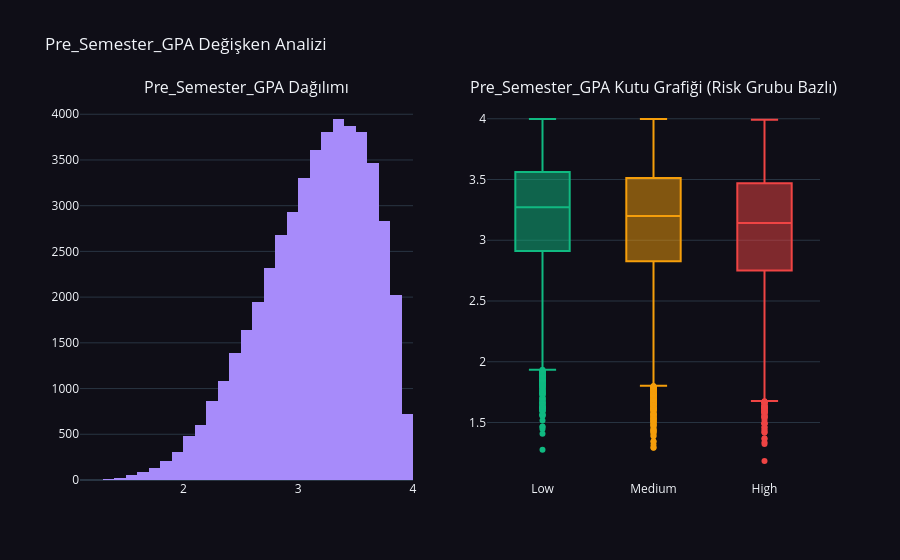
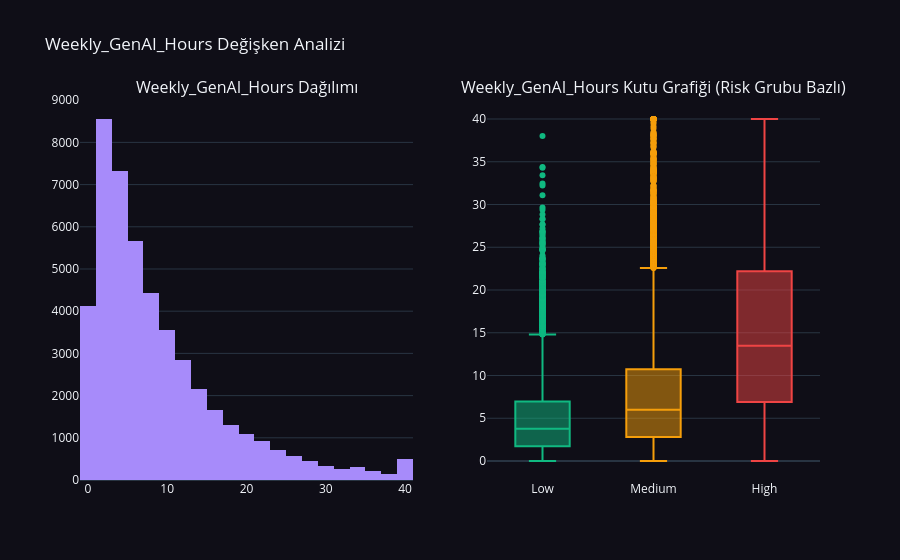
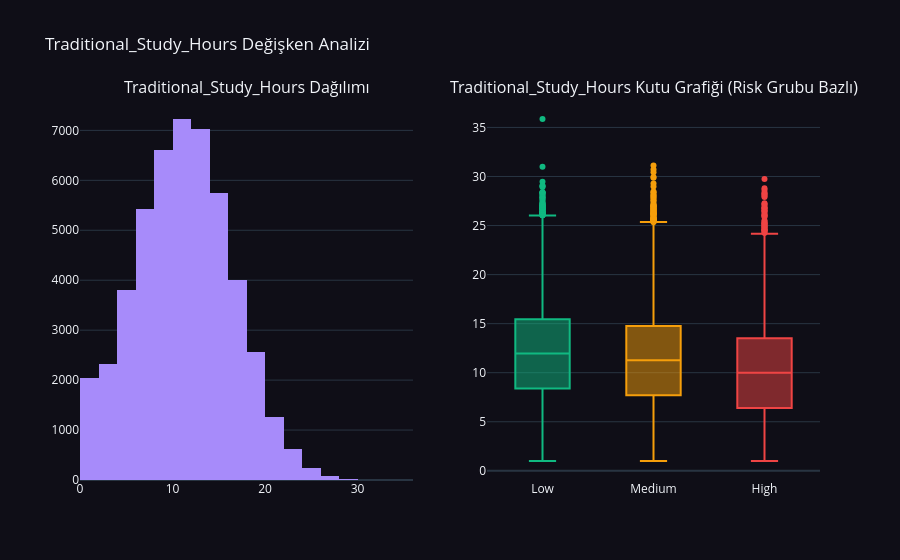
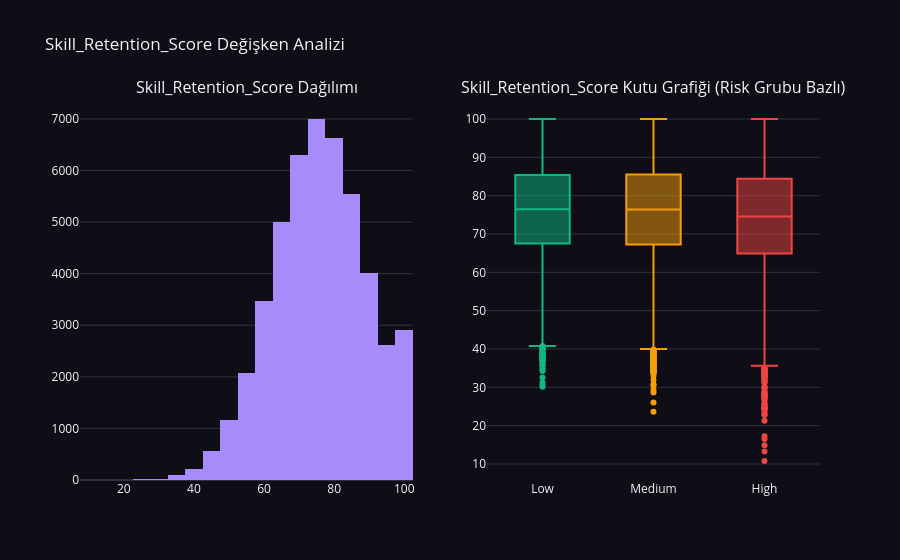

These figures' notebook cell, in order:
### Markdown cell above
<div style="background:linear-gradient(135deg,#0d1117 0%,#161b22 100%);padding:20px 24px;border-radius:12px;border:1px solid rgba(167,139,250,0.15);margin-top:12px;box-shadow:0 4px 20px rgba(0,0,0,0.3);">
<div style="display:flex;align-items:center;gap:8px;margin-bottom:10px;">
<div style="width:3px;height:18px;background:linear-gradient(180deg,#a78bfa,#7c3aed);border-radius:1.5px;flex-shrink:0;"></div>
<h4 style="color:#c7d2fe;font-size:0.95em;font-weight:700;margin:0;">Veri Analisti Yorumu</h4>
</div>
<p style="color:#cbd5e1;font-size:0.83em;line-height:1.5;margin:0;">
Eksik değerlerin dağılım analizi, veri setindeki 9 değişkenin tamamında (Pre_Semester_GPA, Post_Semester_GPA, Weekly_GenAI_Hours, Skill_Retention_Score, Tool_Diversity, Paid_Subscription, Traditional_Study_Hours, Perceived_AI_Dependency, Anxiety_Level_During_Exams) %1 ile %6 arasında değişen hafif eksiklikler olduğunu göstermektedir. Bu dağınık ve düşük oranlı eksik değer yapısı, veri toplama sürecindeki sistemsel kayıt kesintileri veya anket doldurmama eğilimi gibi <strong>rastgele hatalara (MCAR - Missing Completely at Random)</strong> işaret etmektedir. Bu durum veri setimizin temsil gücünü olumsuz etkilemez. Modelleme öncesi veri kaybını önlemek için satır silme yerine, sayısal değişkenler için <strong>Median Imputer</strong>, kategorik değişkenler için ise <strong>Mode Imputer</strong> yöntemleri uygulanacaktır.
</p>
</div>

### Code cell
# 2.5 Sayısal ve Sayım Değişkenleri Dağılımları
TARGET = 'Burnout_Risk_Level'
num_cols = [
    'Pre_Semester_GPA', 'Weekly_GenAI_Hours', 'Traditional_Study_Hours', 
    'Skill_Retention_Score', 'Anxiety_Level_During_Exams', 
    'Perceived_AI_Dependency', 'Post_Semester_GPA'
]
colors = {'Low': '#10b981', 'Medium': '#f59e0b', 'High': '#ef4444'}

# 1. Sürekli Sayısal Değişkenler (Histogram + Box-Plot)
for col in num_cols:
    fig = make_subplots(rows=1, cols=2, subplot_titles=(f'{col} Dağılımı', f'{col} Kutu Grafiği (Risk Grubu Bazlı)'))
    
    # Histogram
    fig.add_trace(
        go.Histogram(x=df[col], marker_color='#a78bfa', name=col, nbinsx=30),
        row=1, col=1
    )
    
    # Box plot (Risk grubuna göre kırılımlı)
    for risk, color in colors.items():
        sub_df = df[df[TARGET] == risk]
        fig.add_trace(
            go.Box(y=sub_df[col], name=risk, marker_color=color, boxpoints='outliers'),
            row=1, col=2
        )
        
    fig.update_layout(
        title_text=f'{col} Değişken Analizi',
        template='plotly_dark',
        paper_bgcolor='#0f0e17',
        plot_bgcolor='#0f0e17',
        showlegend=False
    )
    fig.show()
    
    try:
        fig.write_image(f'{FIGURES_DIR}eda_numeric_{col}.png', scale=2)
    except Exception as e:
        pass

# 2. Sayım / Kesikli Değişken: Tool_Diversity
# Sadece 5 farklı tam sayı değer alabildiğinden box-plot yerine gruplanmış bar çizilmesi daha doğrudur.
col = 'Tool_Diversity'
temp_df = df.groupby([col, TARGET]).size().reset_index(name='Öğrenci Sayısı')
fig = px.bar(
    temp_df,
    x=col,
    y='Öğrenci Sayısı',
    color=TARGET,
    color_discrete_map=colors,
    barmode='group',
    title=f'{col} Değişkeninin Tükenmişlik Riski Kırılımlı Dağılımı',
    labels={col: 'Kullanılan YZ Araç Sayısı', 'Öğrenci Sayısı': 'Öğrenci Sayısı', TARGET: 'Tükenmişlik Riski'}
)
fig.update_layout(
    template='plotly_dark',
    paper_bgcolor='#0f0e17',
    plot_bgcolor='#0f0e17'
)
fig.show()

try:
    fig.write_image(f'{FIGURES_DIR}eda_numeric_{col}.png', scale=2)
except Exception as e:
    pass

### Figure 1 — Plotly figure (JSON) as saved in the notebook; plotly's stock layout.template omitted (floating-point values rounded to 4 significant figures; data arrays with more than 128 entries replaced by an {"elided": "..."} marker saying what was removed)
{"data": [{"marker": {"color": "#a78bfa"}, "name": "Pre_Semester_GPA", "nbinsx": 30, "type": "histogram", "x": {"elided": "50000 float values"}, "xaxis": "x", "yaxis": "y"}, {"boxpoints": "outliers", "marker": {"color": "#10b981"}, "name": "Low", "type": "box", "xaxis": "x2", "y": {"elided": "16369 float values"}, "yaxis": "y2"}, {"boxpoints": "outliers", "marker": {"color": "#f59e0b"}, "name": "Medium", "type": "box", "xaxis": "x2", "y": {"elided": "21144 float values"}, "yaxis": "y2"}, {"boxpoints": "outliers", "marker": {"color": "#ef4444"}, "name": "High", "type": "box", "xaxis": "x2", "y": {"elided": "12487 float values"}, "yaxis": "y2"}], "layout": {"annotations": [{"font": {"size": 16}, "showarrow": false, "text": "Pre_Semester_GPA Dağılımı", "x": 0.225, "xanchor": "center", "xref": "paper", "y": 1.0, "yanchor": "bottom", "yref": "paper"}, {"font": {"size": 16}, "showarrow": false, "text": "Pre_Semester_GPA Kutu Grafiği (Risk Grubu Bazlı)", "x": 0.775, "xanchor": "center", "xref": "paper", "y": 1.0, "yanchor": "bottom", "yref": "paper"}], "paper_bgcolor": "#0f0e17", "plot_bgcolor": "#0f0e17", "showlegend": false, "title": {"text": "Pre_Semester_GPA Değişken Analizi"}, "xaxis": {"anchor": "y", "domain": [0.0, 0.45]}, "xaxis2": {"anchor": "y2", "domain": [0.55, 1.0]}, "yaxis": {"anchor": "x", "domain": [0.0, 1.0]}, "yaxis2": {"anchor": "x2", "domain": [0.0, 1.0]}}}

### Figure 2 — Plotly figure (JSON) as saved in the notebook; plotly's stock layout.template omitted (floating-point values rounded to 4 significant figures; data arrays with more than 128 entries replaced by an {"elided": "..."} marker saying what was removed)
{"data": [{"marker": {"color": "#a78bfa"}, "name": "Weekly_GenAI_Hours", "nbinsx": 30, "type": "histogram", "x": {"elided": "50000 float values"}, "xaxis": "x", "yaxis": "y"}, {"boxpoints": "outliers", "marker": {"color": "#10b981"}, "name": "Low", "type": "box", "xaxis": "x2", "y": {"elided": "16369 float values"}, "yaxis": "y2"}, {"boxpoints": "outliers", "marker": {"color": "#f59e0b"}, "name": "Medium", "type": "box", "xaxis": "x2", "y": {"elided": "21144 float values"}, "yaxis": "y2"}, {"boxpoints": "outliers", "marker": {"color": "#ef4444"}, "name": "High", "type": "box", "xaxis": "x2", "y": {"elided": "12487 float values"}, "yaxis": "y2"}], "layout": {"annotations": [{"font": {"size": 16}, "showarrow": false, "text": "Weekly_GenAI_Hours Dağılımı", "x": 0.225, "xanchor": "center", "xref": "paper", "y": 1.0, "yanchor": "bottom", "yref": "paper"}, {"font": {"size": 16}, "showarrow": false, "text": "Weekly_GenAI_Hours Kutu Grafiği (Risk Grubu Bazlı)", "x": 0.775, "xanchor": "center", "xref": "paper", "y": 1.0, "yanchor": "bottom", "yref": "paper"}], "paper_bgcolor": "#0f0e17", "plot_bgcolor": "#0f0e17", "showlegend": false, "title": {"text": "Weekly_GenAI_Hours Değişken Analizi"}, "xaxis": {"anchor": "y", "domain": [0.0, 0.45]}, "xaxis2": {"anchor": "y2", "domain": [0.55, 1.0]}, "yaxis": {"anchor": "x", "domain": [0.0, 1.0]}, "yaxis2": {"anchor": "x2", "domain": [0.0, 1.0]}}}

### Figure 3 — Plotly figure (JSON) as saved in the notebook; plotly's stock layout.template omitted (floating-point values rounded to 4 significant figures; data arrays with more than 128 entries replaced by an {"elided": "..."} marker saying what was removed)
{"data": [{"marker": {"color": "#a78bfa"}, "name": "Traditional_Study_Hours", "nbinsx": 30, "type": "histogram", "x": {"elided": "50000 float values"}, "xaxis": "x", "yaxis": "y"}, {"boxpoints": "outliers", "marker": {"color": "#10b981"}, "name": "Low", "type": "box", "xaxis": "x2", "y": {"elided": "16369 float values"}, "yaxis": "y2"}, {"boxpoints": "outliers", "marker": {"color": "#f59e0b"}, "name": "Medium", "type": "box", "xaxis": "x2", "y": {"elided": "21144 float values"}, "yaxis": "y2"}, {"boxpoints": "outliers", "marker": {"color": "#ef4444"}, "name": "High", "type": "box", "xaxis": "x2", "y": {"elided": "12487 float values"}, "yaxis": "y2"}], "layout": {"annotations": [{"font": {"size": 16}, "showarrow": false, "text": "Traditional_Study_Hours Dağılımı", "x": 0.225, "xanchor": "center", "xref": "paper", "y": 1.0, "yanchor": "bottom", "yref": "paper"}, {"font": {"size": 16}, "showarrow": false, "text": "Traditional_Study_Hours Kutu Grafiği (Risk Grubu Bazlı)", "x": 0.775, "xanchor": "center", "xref": "paper", "y": 1.0, "yanchor": "bottom", "yref": "paper"}], "paper_bgcolor": "#0f0e17", "plot_bgcolor": "#0f0e17", "showlegend": false, "title": {"text": "Traditional_Study_Hours Değişken Analizi"}, "xaxis": {"anchor": "y", "domain": [0.0, 0.45]}, "xaxis2": {"anchor": "y2", "domain": [0.55, 1.0]}, "yaxis": {"anchor": "x", "domain": [0.0, 1.0]}, "yaxis2": {"anchor": "x2", "domain": [0.0, 1.0]}}}

### Figure 4 — Plotly figure (JSON) as saved in the notebook; plotly's stock layout.template omitted (floating-point values rounded to 4 significant figures; data arrays with more than 128 entries replaced by an {"elided": "..."} marker saying what was removed)
{"data": [{"marker": {"color": "#a78bfa"}, "name": "Skill_Retention_Score", "nbinsx": 30, "type": "histogram", "x": {"elided": "50000 float values"}, "xaxis": "x", "yaxis": "y"}, {"boxpoints": "outliers", "marker": {"color": "#10b981"}, "name": "Low", "type": "box", "xaxis": "x2", "y": {"elided": "16369 float values"}, "yaxis": "y2"}, {"boxpoints": "outliers", "marker": {"color": "#f59e0b"}, "name": "Medium", "type": "box", "xaxis": "x2", "y": {"elided": "21144 float values"}, "yaxis": "y2"}, {"boxpoints": "outliers", "marker": {"color": "#ef4444"}, "name": "High", "type": "box", "xaxis": "x2", "y": {"elided": "12487 float values"}, "yaxis": "y2"}], "layout": {"annotations": [{"font": {"size": 16}, "showarrow": false, "text": "Skill_Retention_Score Dağılımı", "x": 0.225, "xanchor": "center", "xref": "paper", "y": 1.0, "yanchor": "bottom", "yref": "paper"}, {"font": {"size": 16}, "showarrow": false, "text": "Skill_Retention_Score Kutu Grafiği (Risk Grubu Bazlı)", "x": 0.775, "xanchor": "center", "xref": "paper", "y": 1.0, "yanchor": "bottom", "yref": "paper"}], "paper_bgcolor": "#0f0e17", "plot_bgcolor": "#0f0e17", "showlegend": false, "title": {"text": "Skill_Retention_Score Değişken Analizi"}, "xaxis": {"anchor": "y", "domain": [0.0, 0.45]}, "xaxis2": {"anchor": "y2", "domain": [0.55, 1.0]}, "yaxis": {"anchor": "x", "domain": [0.0, 1.0]}, "yaxis2": {"anchor": "x2", "domain": [0.0, 1.0]}}}
